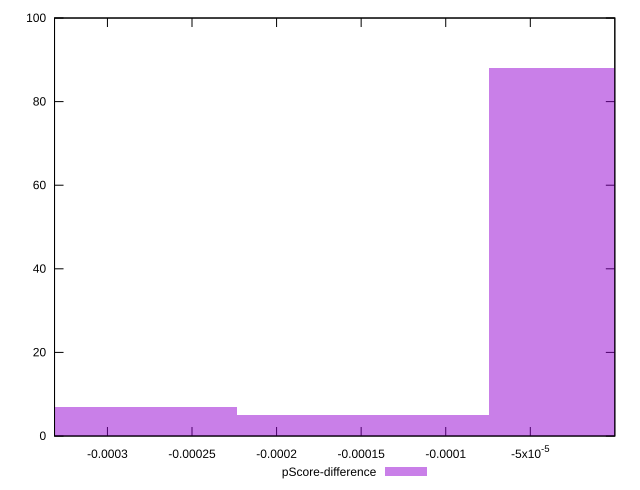

The script that saved this image:
reset

$pScoreDifference <<EOF
0 88
-0.0002978871082866932 7
-0.0001489435541433466 5
EOF

set key outside below
set boxwidth 0.0001489435541433466
set xrange [-0.0003312735298882652:-3.5865703518211944e-8]
set yrange [0:100]
set trange [0:100]
set style fill transparent solid 0.5 noborder
set terminal svg size 640, 490 enhanced background rgb 'white'
set output "reports/report_00032_2021-02-25T10-28-15.087Z/max-potential-fid/samples/card/pScore-difference/histogram.svg"

plot $pScoreDifference title "pScore-difference" with boxes

reset
